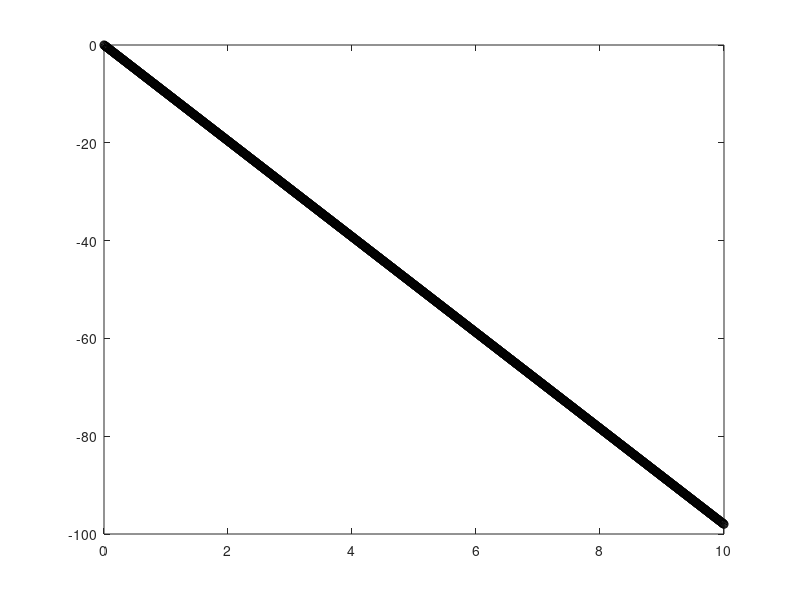

Write the MATLAB code that produced this figure.
%Spencer Krum
%PH322 Problem 1.1
%

%euler formula to do diffeq dv/dt = -g
%dv(0) = 0
%from t = 0, t= 10
%using various timesteps


%general form of euler Val(t + dt) = val(T) + dval(t) * dt
%cool thing is dval(t) is defined as -g for all vals

g = 9.8

dt = .01


t1 = 0;

t2 = 10;
t = t1:dt:t2;

velocity(1) = 0;


for i=1:length(t)-1,
    velocity(i+1) = velocity(i) + -g*dt;
end

plot(t,velocity,'-ok')
pause()

  
